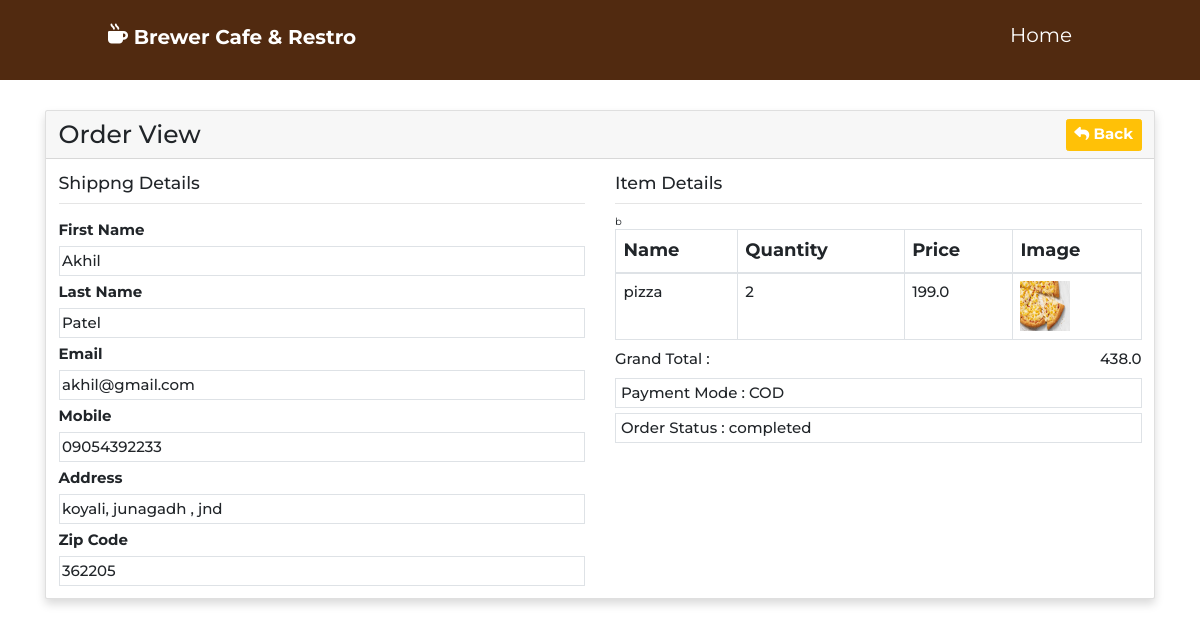
The app's page /orderview/brewer6645760 (signed in) with its own data.
### Brewer_Cafe_And_Restro/models.py (models this page shows, shortened)
class Order(models.Model):
    idorder = models.AutoField(primary_key=True)
    orderfname = models.CharField(max_length=150,null=True)
    orderlname = models.CharField(max_length=150,null=True)
    orderemail = models.CharField(max_length=150,null=True)
    ordermobile = models.CharField(max_length=150,null=True)
    order_date = models.DateField(auto_now_add=True)
    cancel_order_date = models.DateTimeField(null=True)
    order_delivery_date = models.DateTimeField(auto_now_add=True)
    order_delivery_address = models.TextField(null=False)
    city = models.CharField(max_length=150,null=False)
    total_amount = models.FloatField(null=False)
    order_payment_method = models.CharField(max_length=150,null=False)
    payment_id = models.CharField(max_length=250,null=True)
    status = (
        ('Pending','Pending'),
        ('Out for shipping','Out for shipping'),
        ('Completed','Completed'),
    )
    order_status = models.CharField(max_length=150,choices=status,default='Pending')
    message = models.TextField(null=True)
    tracking_no = models.CharField(max_length=150,null=True)
    is_cancel_order = models.IntegerField(default=0)
    area_pincode = models.ForeignKey(Area,on_delete=models.SET_NULL,null=True, db_column='area_pincode')
    user_iduser = models.ForeignKey(User, on_delete=models.SET_NULL,null=True, db_column='user_iduser')
    created_at = models.DateTimeField(null=True)
    class Meta:
        managed = True
        db_table = 'order'

class Area(models.Model):
    pincode = models.DecimalField(primary_key=True,max_digits=6, decimal_places=0)
    area_name = models.CharField(max_length=100)
    area_delivery_charges = models.IntegerField()
    city_idcity = models.ForeignKey(City,on_delete=models.SET_NULL,null=True, db_column='city_idcity')
    class Meta:
        managed = True
        db_table = 'area'

class OrderedItem(models.Model):
    order_idorder = models.ForeignKey(Order,on_delete=models.SET_NULL,null=True, db_column='order_idorder')
    item_iditem = models.ForeignKey(Item,on_delete=models.SET_NULL,null=True, db_column='item_iditem')
    price = models.FloatField(null=True)
    quantity = models.IntegerField(null=True)
    class Meta:
        managed = True
        db_table = 'ordered_item'

class Item(models.Model):
    iditem = models.AutoField(primary_key=True)
    item_name = models.CharField(max_length=60)
    slug = models.SlugField(max_length=250,null=True,blank=True)
    item_price = models.IntegerField()
    offer_price = models.FloatField(default=0)
    item_description = models.CharField(max_length=200)
    item_image = models.ImageField(upload_to=filepathItem,null=True,blank=True)
    offer_idoffer = models.ForeignKey(Offer,on_delete=models.SET_NULL,null=True, db_column='offer_idoffer')
    item_category_iditem_category = models.ForeignKey(ItemCategory,on_delete=models.SET_NULL,null=True, db_column='item_category_iditem_category')
    class Meta:
        managed = True
        db_table = 'item'

### Brewer_Cafe_And_Restro/views.py (the view)
# urls.py: path('orderview/<str:t_no>',views.orderdetailspage,name='orderview'),
def orderdetailspage(request,t_no):
    u1 = User.objects.get(user_name=request.session['user_name'])
    userId = u1.iduser
    order = Order.objects.filter(tracking_no=t_no).filter(user_iduser=userId).first()
    orderitems = OrderedItem.objects.filter(order_idorder=order)
    context = {'userOrderData':order,'userOrderDetails':orderitems}
    return render(request,'userOrderDetails.html',context)

### templates/userOrderDetails.html (shortened to what this page needs)
<!DOCTYPE html>
<html lang="en">
<head>
    {% load static %}
    <link rel="stylesheet" href="https://cdnjs.cloudflare.com/ajax/libs/font-awesome/6.2.1/css/all.min.css">
    <link rel="stylesheet" href="https://cdnjs.cloudflare.com/ajax/libs/bootstrap/4.6.1/css/bootstrap.min.css">
    <link rel="stylesheet" href="https://unicons.iconscout.com/release/v4.0.0/css/line.css">
    <link rel="stylesheet" href="{% static '/css/userOrderDetails.css' %}">
    <link rel="stylesheet" href="{% static '/css/alertify.min.css' %}">
</head>
<body>
<header class="header fixed-top">
    <div class="container">
        <div class="row align-items-center">
            <a href="#" class="logo mr-auto"><i class="fas fa-mug-hot" style="
                position: relative;top: -3px;"></i> Brewer Cafe & Restro</a>
            <nav class="nav">
                <ul>
                <li><a href="{% url 'home' %}">Home</a></li>
                </ul>
            </nav>
        </div>
    </div>
</header>
<div class="container my-5">
    <div class="row">
        <div class="col-md-12">
            <div class="card shadow">
                <div class="card-header">
                    <h1 class="mb-0">Order View
                        <a href="{% url 'my-orders' %}" class="btn btn-warning float-right text-white" style="font-weight: bolder; font-size: 1.5rem;"><i class="fa fa-reply"></i> Back</a>
                    </h1>
                </div>
                <div class="card-body">
                   <div class="row">
                        <div class="col-md-6">
                            <h3>Shippng Details</h3>
                            <hr>
                            <label class="mt-2" style="font-weight: bolder; font-size: 1.5rem;">First Name</label>
                            <div class="border p-1" style="font-weight: 500; font-size: 1.5rem;">
                                {{userOrderData.orderfname}}
                            </div>
                            <label class="mt-2" style="font-weight: bolder; font-size: 1.5rem;">Last Name</label>
                            <div class="border p-1" style="font-weight: 500; font-size: 1.5rem;">
                                {{userOrderData.orderlname}}
                            </div>
                            <label class="mt-2" style="font-weight: bolder; font-size: 1.5rem;">Email</label>
                            <div class="border p-1" style="font-weight: 500; font-size: 1.5rem;">
                                {{userOrderData.orderemail}}
                            </div>
                            <label class="mt-2" style="font-weight: bolder; font-size: 1.5rem;">Mobile</label>
                            <div class="border p-1" style="font-weight: 500; font-size: 1.5rem;">
                                {{userOrderData.ordermobile}}
                            </div>
                            <label class="mt-2" style="font-weight: bolder; font-size: 1.5rem;">Address</label>
                            <div class="border p-1" style="font-weight: 500; font-size: 1.5rem;">
                                {{userOrderData.order_delivery_address}} ,
                                {{userOrderData.city}}
                            </div>
                            <label class="mt-2" style="font-weight: bolder; font-size: 1.5rem;">Zip Code</label>
                            <div class="border p-1" style="font-weight: 500; font-size: 1.5rem;">
                                {{userOrderData.area_pincode.pincode}}
                            </div>
                        </div>
                        <div class="col-md-6">
                            <h3>Item Details</h3>
                            <hr>
                            <table class="table table-bordered">
                                <thead>
                                    <tr>
                                        <th style="font-weight: bolder; font-size: 1.8rem;">Name</th>
                                        <th style="font-weight: bolder; font-size: 1.8rem;">Quantity</th>
                                        <th style="font-weight: bolder; font-size: 1.8rem;">Price</th>
                                        <th style="font-weight: bolder; font-size: 1.8rem;">Image</th>
                                    </tr>
                                </thead>
                                <tbody>
                                    {% for item in userOrderDetails %}
                                    <tr>b
                                        <td style="font-weight: 500; font-size: 1.5rem;">{{item.item_iditem.item_name}}</td>
                                        <td style="font-weight: 500; font-size: 1.5rem;">{{item.quantity}}</td>
                                        <td style="font-weight: 500; font-size: 1.5rem;">{{item.price}}</td>
                                        <td style="font-weight: 500; font-size: 1.5rem;">
                                            <img src="{{item.item_iditem.item_image.url}}" alt="productimage" height="50px" width="50px">
                                        </td>
                                    </tr>
                                    {% endfor %}
                                </tbody>
                            </table>
                            <h4 class="mb-3"> Grand Total :
                                 <span class="float-right"> {{userOrderData.total_amount}}</span>
                            </h4>
                            <h5 class="border p-2" style="font-weight: 500; font-size: 1.5rem;">Payment Mode : {{userOrderData.order_payment_method}}</h5>
                            <h5 class="border p-2" style="font-weight: 500; font-size: 1.5rem;">Order Status : {{userOrderData.order_status}}</h5>
                        </div>
                   </div>
                </div>
            </div>
        </div>
    </div>
</div>
</body>
</html>

### static/css/userOrderDetails.css (style rules this page uses)
* { font-family: "Montserrat", sans-serif; margin: 0; padding: 0; box-sizing: border-box; outline: none; text-decoration: none !important; transition: all 0.2s linear; }
html { font-size: 62.5%; overflow-x: hidden; scroll-behavior: smooth; scroll-padding-top: 6rem; }
.header { position: -webkit-sticky; position: sticky; top: 0; left: 0; right: 0; z-index: 1000; background: #512a10; display: flex; align-items: center; justify-content: space-between; padding: 0 9%; }
.header .logo { font-size: 20px; color: #fff; font-weight: bolder; position: relative; top: -3px; }
.header .nav ul { list-style: none; }
.header .nav ul li { position: relative; float: left; }
.header .nav ul li a { font-size: 20px; padding: 20px; color: #fff; display: block; }

### records on screen
Order: orderfname "Akhil", orderlname "Patel", orderemail "akhil@gmail.com", ordermobile "09054392233", order_delivery_address "koyali, junagadh", city "jnd", area_pincode.pincode "362205", total_amount "438.0", order_payment_method "COD", order_status "completed"
OrderedItem: item_iditem.item_name "pizza", quantity "2", price "199.0", item_iditem.item_image (picture)
